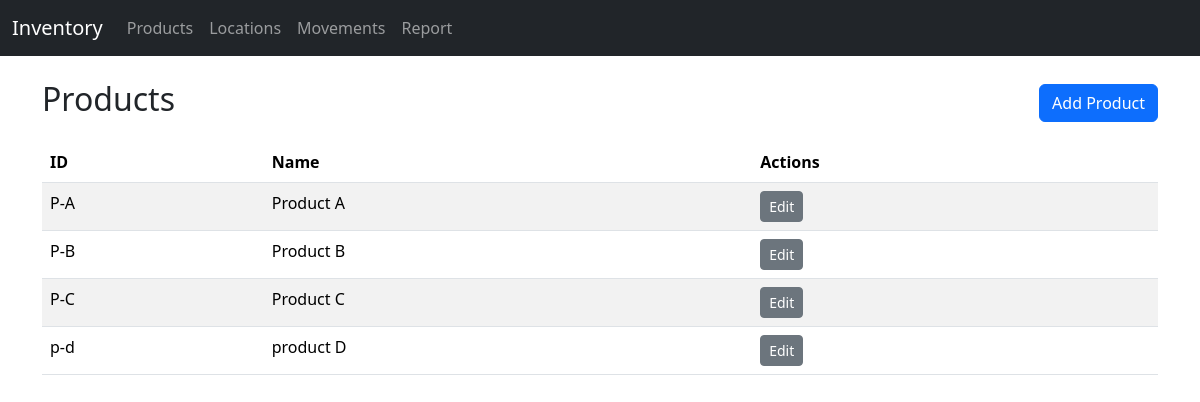
Page /products on the committed database.
### app.py (models this page shows)
class Product(db.Model):
    product_id = db.Column(db.String, primary_key=True)
    name = db.Column(db.String, nullable=False)

### app.py (the view)
@app.route('/products')
def products():
    items = Product.query.order_by(Product.name).all()
    return render_template('products.html', products=items)

### templates/products.html
{% extends 'layout.html' %}
{% block content %}
<div class="d-flex justify-content-between align-items-center mb-3">
  <h2>Products</h2>
  <a class="btn btn-primary" href="/products/add">Add Product</a>
</div>
<table class="table table-striped">
  <thead><tr><th>ID</th><th>Name</th><th>Actions</th></tr></thead>
  <tbody>
    {% for p in products %}
    <tr>
      <td>{{ p.product_id }}</td>
      <td>{{ p.name }}</td>
      <td><a class="btn btn-sm btn-secondary" href="/products/{{ p.product_id }}/edit">Edit</a></td>
    </tr>
    {% endfor %}
  </tbody>
</table>
{% endblock %}

### rows in the picture
Product: product_id "P-A", name "Product A"
Product: product_id "P-B", name "Product B"
Product: product_id "P-C", name "Product C"
Product: product_id "p-d", name "product D"
